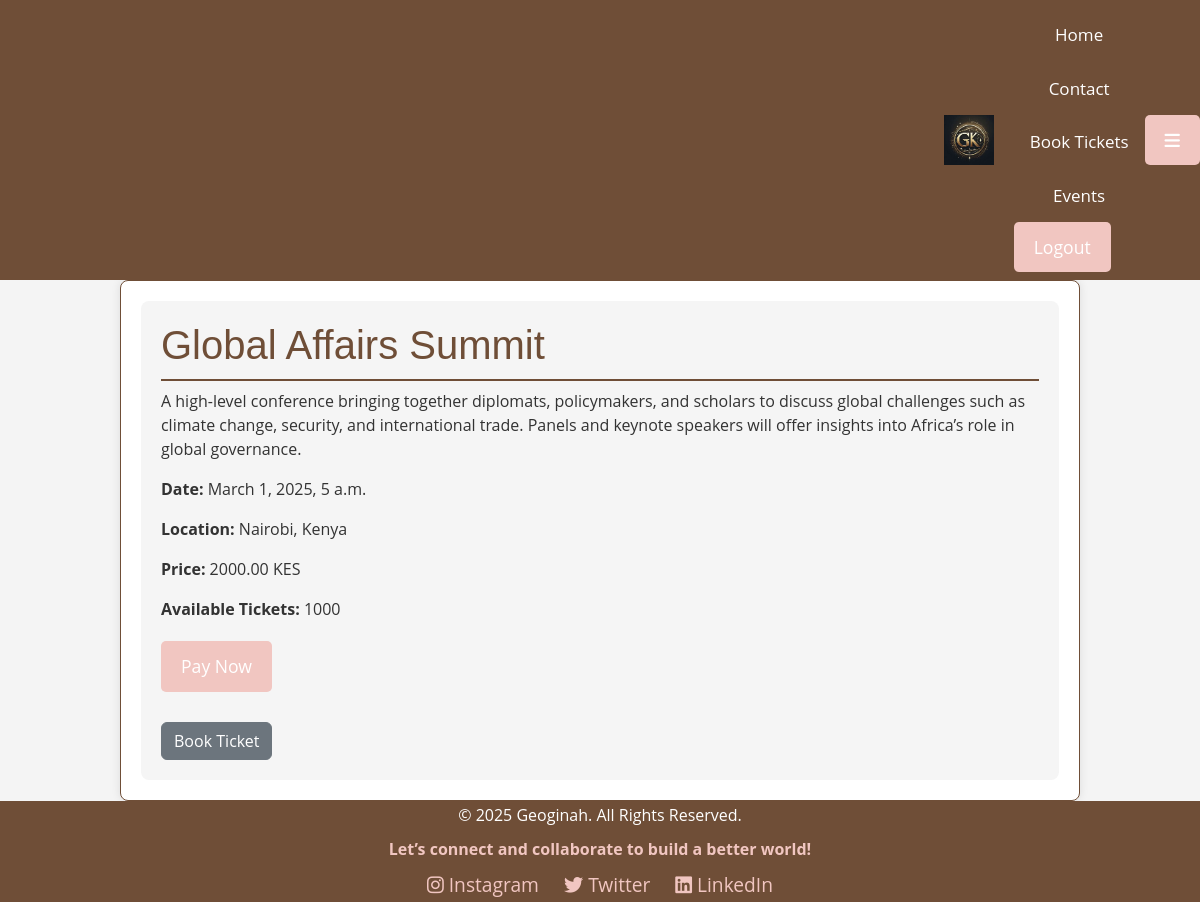
Screenshot of /events/event/8/ (signed in) with the database file from the repository.
### events/models.py (models this page shows, shortened)
class Event(models.Model):
    title = models.CharField(max_length=200)
    description = models.TextField()
    date = models.DateTimeField()
    location = models.CharField(max_length=200)
    price = models.DecimalField(max_digits=10, decimal_places=2, help_text="Price in Kenyan Shillings (KES)")
    available_tickets = models.IntegerField(default=0)
    event_type = models.ForeignKey(EventType, on_delete=models.CASCADE)
    photo = models.ImageField(upload_to='event_photos/', blank=True, null=True)  # New field for event photos

### events/views.py (the view)
# urls.py: path('event/<int:event_id>/', views.event_detail, name='event_detail'),
@login_required
def event_detail(request, event_id):
    event = get_object_or_404(Event, pk=event_id)
    return render(request, 'events/event_detail.html', {
        'event': event,
    })

### events/templates/events/event_detail.html (shortened to what this page needs)
{% extends 'events/base.html' %}
{% block content %}
<div class="event-detail">
    <h1>{{ event.title }}</h1>
    <p>{{ event.description }}</p>
    <p><strong>Date:</strong> {{ event.date }}</p>
    <p><strong>Location:</strong> {{ event.location }}</p>
    <p><strong>Price:</strong> {{ event.price }} KES</p>
    <p><strong>Available Tickets:</strong> {{ event.available_tickets }}</p>
    {% if user.is_authenticated %}
        <form id="payment-form">
            <button type="submit">Pay Now</button>
        </form>
        <a href="{% url 'book_tickets'%}" class="btn btn-secondary" style="margin-top: 20px; display: inline-block;">Book Ticket</a>
    {% else %}
        <p>Please <a href="{% url 'login' %}">login</a> to buy or book tickets.</p>
    {% endif %}
</div>
{% endblock %}

### static/css/styles.css (style rules this page uses)
body { font-family: 'Open Sans', Arial, sans-serif; background-color: #f4f4f4; margin: 0; padding: 0; color: #333; }
h1, h2 { color: #6F4E37; font-family: 'Montserrat', sans-serif; }
.event-detail { padding: 20px; background: #F5F5F5; border-radius: 8px; }
.event-detail h1 { border-bottom: 2px solid #6F4E37; padding-bottom: 10px; color: #6F4E37; }
form { margin-top: 20px; }
button { background-color: #6F4E37; color: white; border: none; padding: 12px 24px; border-radius: 4px; cursor: pointer; transition: all 0.3s; font-size: 1em; }
button { background-color: #f1c6c1; color: #fff; padding: 12px 20px; border: none; border-radius: 5px; font-size: 1.1rem; cursor: pointer; }

### rows the page displays
Event: title "Global Affairs Summit", description "A high-level conference bringing together diplomats, policymakers, and scholars to discuss global challenges such as climate change, security, and international trade. Panels and keynote speakers will offer insights into Africa’s role in global governance.", date "March 1, 2025, 5 a.m.", location "Nairobi, Kenya", price "2000.00", available_tickets "1000"
